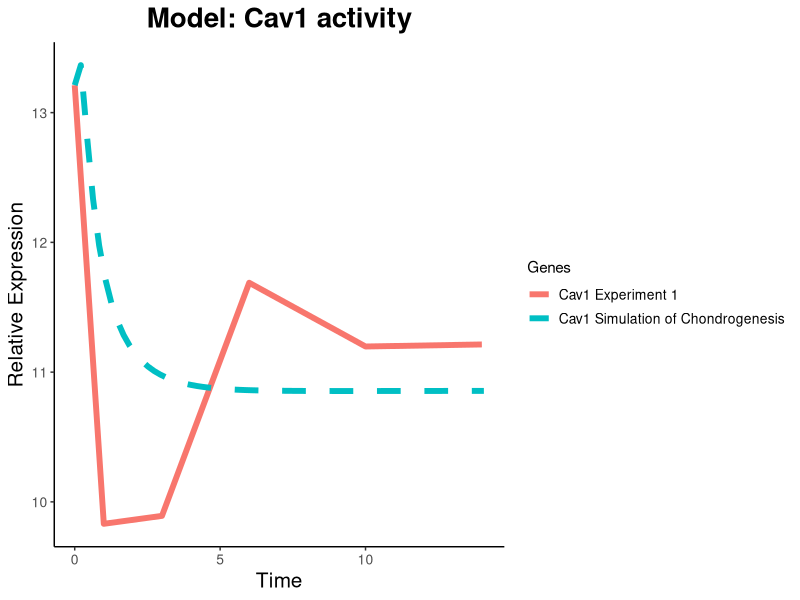
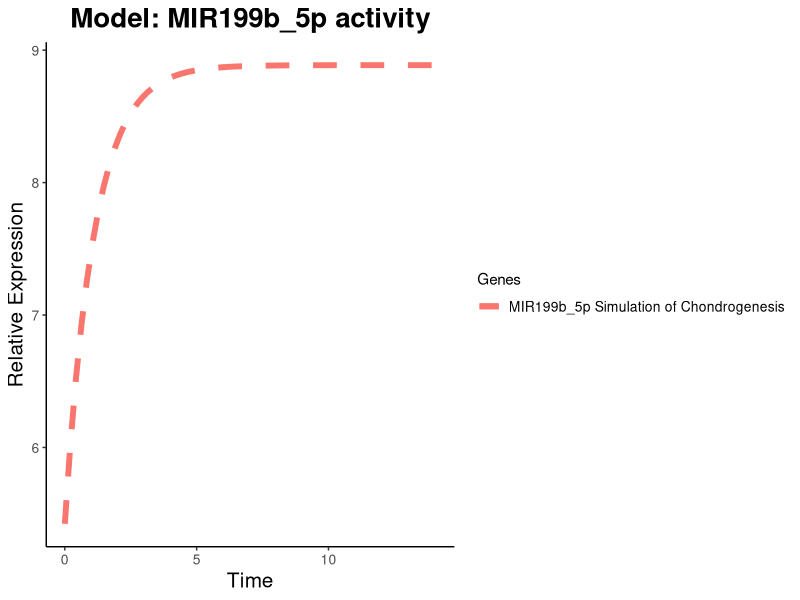
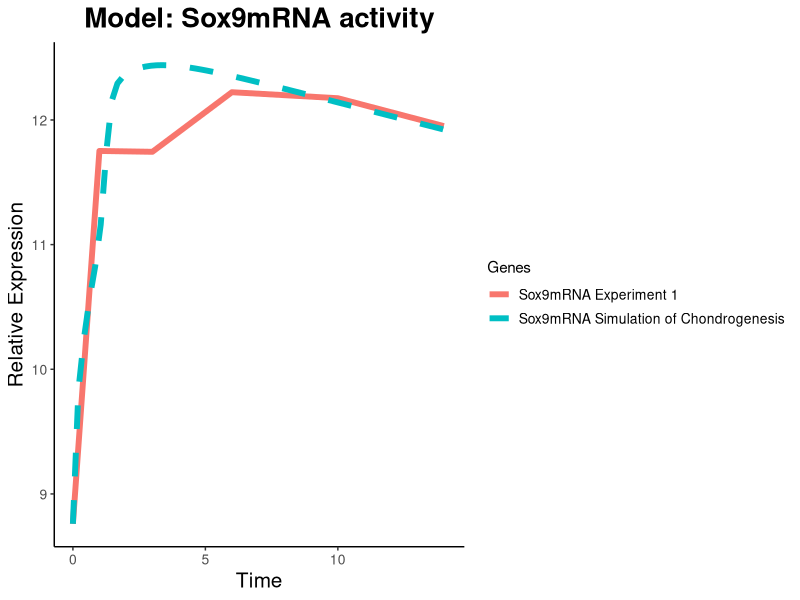
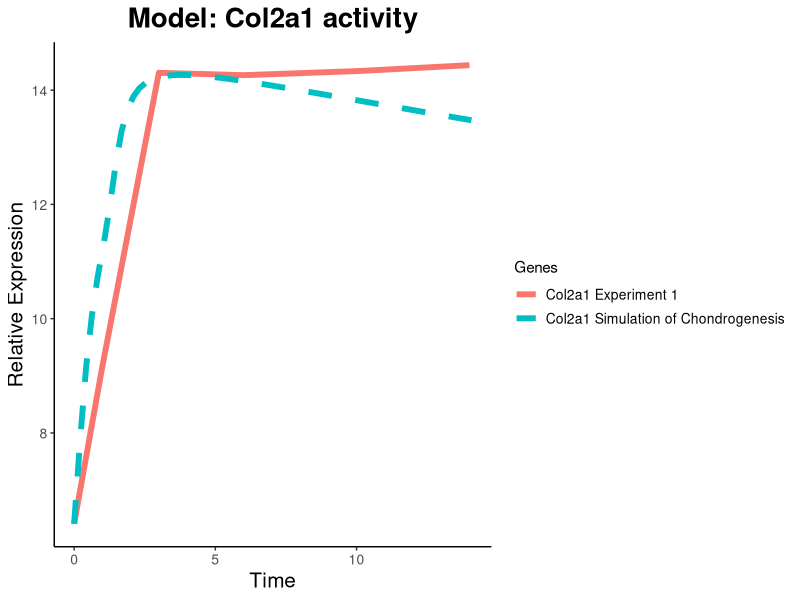
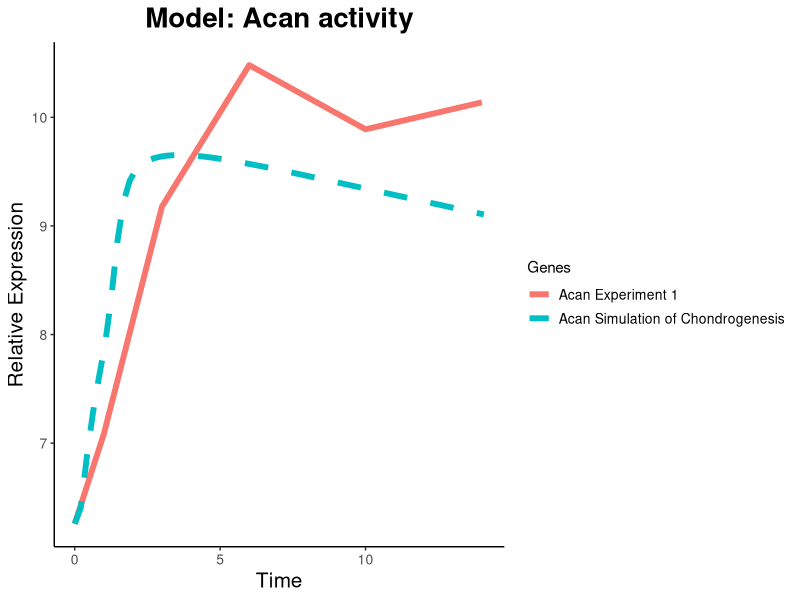
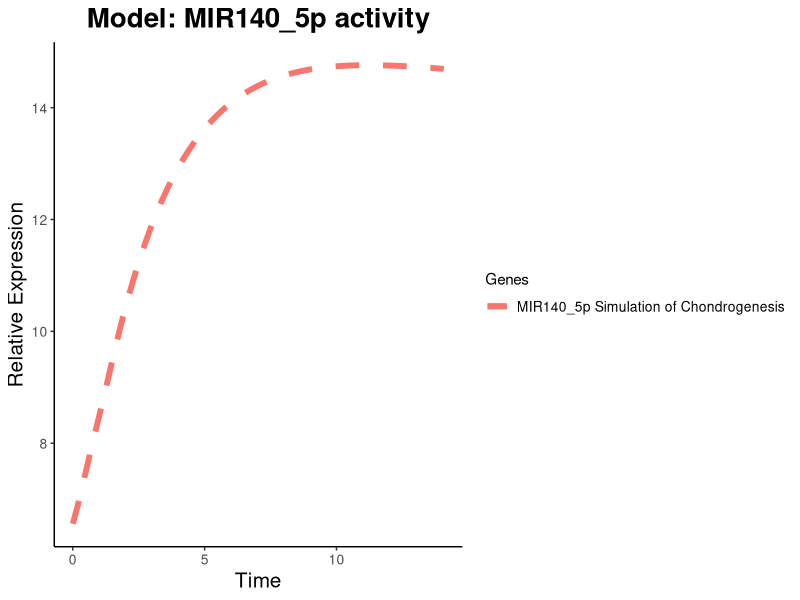
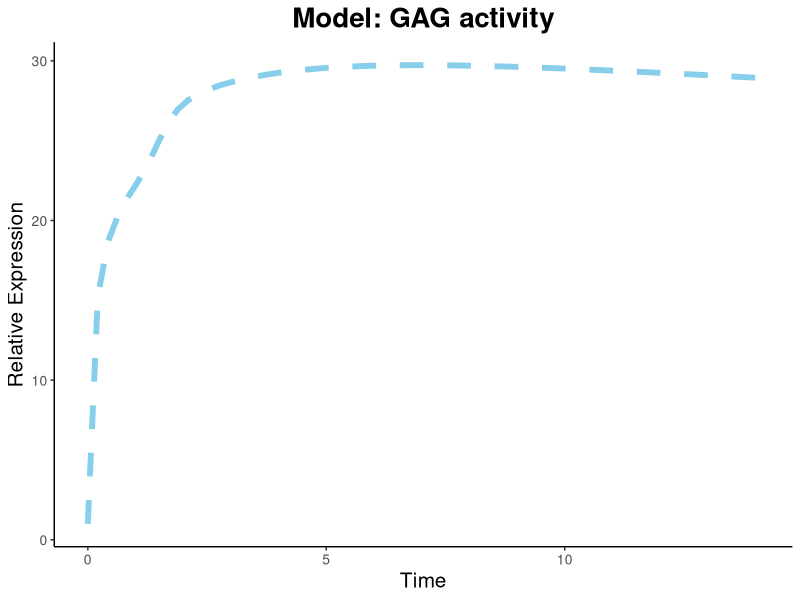
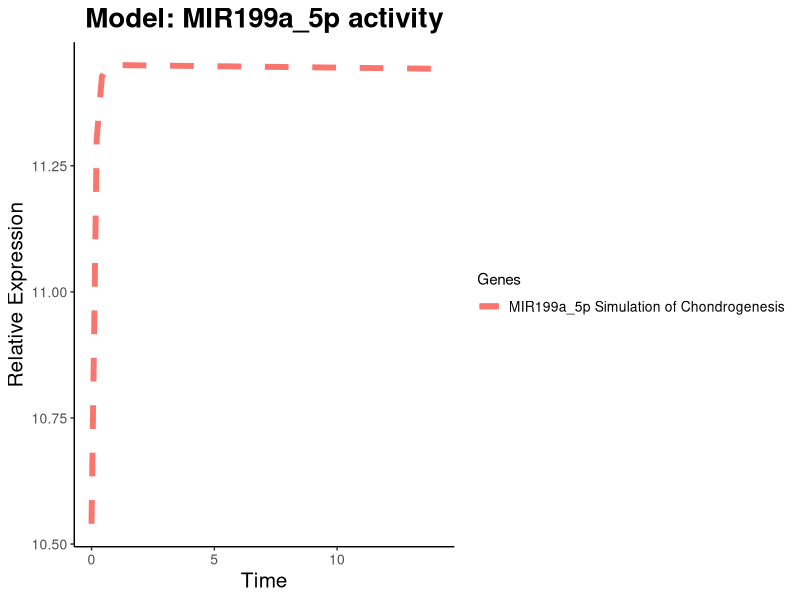

Write the R code that produced these figures, in order.
###############################################################################
#Load libraries
library(reshape2)
library(ggplot2)
###############################################################################
#FUNCTIONS
###############################################################################
#
renamer <- function(X){
    colnames(X) <- sub(colnames(X), pattern = "X.", replacement = "")
    colnames(X) <- sub(colnames(X), pattern = ".$", replacement = "")
    return(X)
}
#
melter <- function(X){
    DF <- melt(as.matrix(X), varnames = c("Time", "Genes"))
    names(DF)[[3]] <- "Values"
    return(DF)
}
#
plotter <- function(DF1, DF2, Gene, pheno1, pheno2){
    df1 <- DF1[which(DF1$Genes == Gene),]
    df2 <- DF2[which(DF2$Genes == Gene),]
    df1$Genes <- gsub(df1$Genes, pattern = Gene, 
                      replacement = paste(Gene, pheno1))
    df2$Genes <- gsub(df2$Genes, pattern = Gene,
                      replacement = paste(Gene, pheno2))
    Data <- rbind(df1, df2)
    ggplot(Data, aes(x = Time, y = Values, color = Genes, group = Genes)) +
        geom_line(data = ~ subset(., Genes == paste(Gene, pheno1)), size =2) +
        geom_line(data = ~ subset(., Genes == paste(Gene, pheno2)), size =2,
                  linetype = "dashed") +
        theme_classic()+
        labs(title= paste("Model:", Gene, "activity"),
             x="Time",
             y="Relative Expression")+
        theme(plot.title=element_text(size=20, face="bold",hjust = 0.5), 
              axis.text.x=element_text(size=10), 
              axis.text.y=element_text(size=10),
              axis.title.x=element_text(size=15),
              axis.title.y=element_text(size=15),
              legend.text=element_text(size=10))
}
plotter2 <- function(DF1, Gene, pheno1){
    df1 <- DF1[which(DF1$Genes == Gene),]
    df1$Genes <- gsub(df1$Genes, pattern = Gene, 
                      replacement = paste(Gene, pheno1))
    ggplot(df1, aes(x = Time, y = Values, color = Genes, group = Genes)) +
        geom_line(data = ~ subset(., Genes == paste(Gene, pheno1)), size =2,
                  linetype = "dashed", color="skyblue") +
        theme_classic()+
        labs(title= paste("Model:", Gene, "activity"),
             x="Time",
             y="Relative Expression")+
        theme(plot.title=element_text(size=20, face="bold",hjust = 0.5), 
              axis.text.x=element_text(size=10), 
              axis.text.y=element_text(size=10),
              axis.title.x=element_text(size=15),
              axis.title.y=element_text(size=15),
              legend.text=element_text(size=10))
}
#
lazyBarer <- function(Data, Gene){
    ggplot(data = Data, aes(x = Time, y = Values))+
        geom_bar(stat="identity", color="blue", fill="white") +
        theme_classic()+
        labs(title = Gene,
             x="Time",
             y="Relative Expression")+
        theme(plot.title=element_text(size=20, face="bold"
                                      ,hjust = 0.5), 
              axis.text.x=element_text(size=10), 
              axis.text.y=element_text(size=10),
              axis.title.x=element_text(size=15),
              axis.title.y=element_text(size=15),
              legend.text=element_text(size=10))
}    
###############################################################################
#get Experimental data and data from Copasi
setwd("~/Documents/miR199bModelInformation/CopasiToR")
Experiment1 <- read.csv("Experiment1.csv", row.names = 1)
Experiment2 <- read.csv("Experiment2.csv", row.names = 1)

Normal <- read.table("Normal.txt", header = TRUE, row.names = 1)
KD199a <- read.table("199aKD.txt", header = TRUE, row.names = 1)
KD199b <- read.table("199bKD.txt", header = TRUE, row.names = 1)
################################################################################
# Rename copasi files
Normal <- renamer(Normal)
KD199a <- renamer(X = KD199a)
KD199b <- renamer(X = KD199b)
################################################################################
# reshape dataframes into ggplot friendly dataframes
N_DF <- melter(X = Normal)
KDA_DF <- melter(X = KD199a)
KDB_DF <- melter(X = KD199b)
E1_DF <- melter(X = Experiment1)
E2_DF <- melter(X = Experiment2)
################################################################################
# Compare N and E1
plotter(DF1 = E1_DF, DF2 = N_DF, Gene = "Cav1", pheno1 = "Experiment 1",
        pheno2 = "Simulation of Chondrogenesis")
plotter(DF1 = E1_DF, DF2 = N_DF, Gene = "MIR199b_5p", pheno1 = "Experiment 1",
        pheno2 = "Simulation of Chondrogenesis")
plotter(DF1 = E1_DF, DF2 = N_DF, Gene = "Sox9mRNA", pheno1 = "Experiment 1",
        pheno2 = "Simulation of Chondrogenesis")
plotter(DF1 = E1_DF, DF2 = N_DF, Gene = "Col2a1", pheno1 = "Experiment 1",
        pheno2 = "Simulation of Chondrogenesis")
plotter(DF1 = E1_DF, DF2 = N_DF, Gene = "Acan", pheno1 = "Experiment 1",
        pheno2 = "Simulation of Chondrogenesis")
plotter(DF1 = E1_DF, DF2 = N_DF, Gene = "MIR140_5p", pheno1 = "Experiment 1",
        pheno2 = "Simulation of Chondrogenesis")
plotter2(DF1 = N_DF, Gene = "GAG", pheno1 = "Simulation of Chondrogenesis")
plotter(DF1 = E1_DF, DF2 = N_DF, Gene = "MIR199a_5p", pheno1 = "Experiment 1",
        pheno2 = "Simulation of Chondrogenesis")
# Compare KDB_DF and E2
plotter(DF1 = E2_DF, DF2 = KDB_DF, Gene = "Cav1", pheno1 = "Experiment 2",
        pheno2 = "Simulation of MIR199b KD")
plotter(DF1 = E2_DF, DF2 = KDB_DF, Gene = "MIR199b_5p", pheno1 = "Experiment 2",
        pheno2 = "Simulation of MIR199b KD")
plotter(DF1 = E2_DF, DF2 = KDB_DF, Gene = "Sox9mRNA", pheno1 = "Experiment 2",
        pheno2 = "Simulation of MIR199b KD")
plotter(DF1 = E2_DF, DF2 = KDB_DF, Gene = "Col2a1", pheno1 = "Experiment 2",
        pheno2 = "Simulation of MIR199b KD")
plotter(DF1 = E2_DF, DF2 = KDB_DF, Gene = "Acan", pheno1 = "Experiment 2",
        pheno2 = "Simulation of MIR199b KD")
plotter2(DF1 = KDB_DF, Gene = "MIR140_5p", pheno1 = "Simulation of MIR199b KD")
plotter2(DF1 = KDB_DF, Gene = "GAG", pheno1 = "Simulation of MIR199b KD")
# Compare KDA_DF and E2
plotter(DF1 = E2_DF, DF2 = KDA_DF, Gene = "Cav1",
        pheno1 = "Experiment 2", pheno2 = "Simulation of MIR199b KD")
plotter(DF1 = E2_DF, DF2 = KDA_DF, Gene = "MIR199a_5p",
        pheno1 = "Experiment 2", pheno2 = "Simulation of MIR199b KD")
plotter(DF1 = E2_DF, DF2 = KDA_DF, Gene = "Sox9mRNA",
        pheno1 = "Experiment 2", pheno2 = "Simulation of MIR199b KD")
plotter(DF1 = E2_DF, DF2 = KDA_DF, Gene = "Col2a1",
        pheno1 = "Experiment 2", pheno2 = "Simulation of MIR199b KD")
plotter(DF1 = E2_DF, DF2 = KDA_DF, Gene = "Acan",
        pheno1 = "Experiment 2", pheno2 = "Simulation of MIR199b KD")
plotter2(DF1 = KDA_DF, Gene = "MIR140_5p", pheno1 = "Simulation of MIR199a KD")
plotter2(DF1 = KDA_DF, Gene = "GAG", pheno1 = "Simulation of MIR199a KD")
################################################################################
# Reproduce Validation data
lazyBarer(Data = E2_DF[c(7:10),], Gene = "Cav1")
lazyBarer(Data = E2_DF[c(13:16),], Gene = "Sox9")
lazyBarer(Data = E2_DF[c(19:22),], Gene = "Col2a1")
lazyBarer(Data = E2_DF[c(25:28),], Gene = "Acan")
